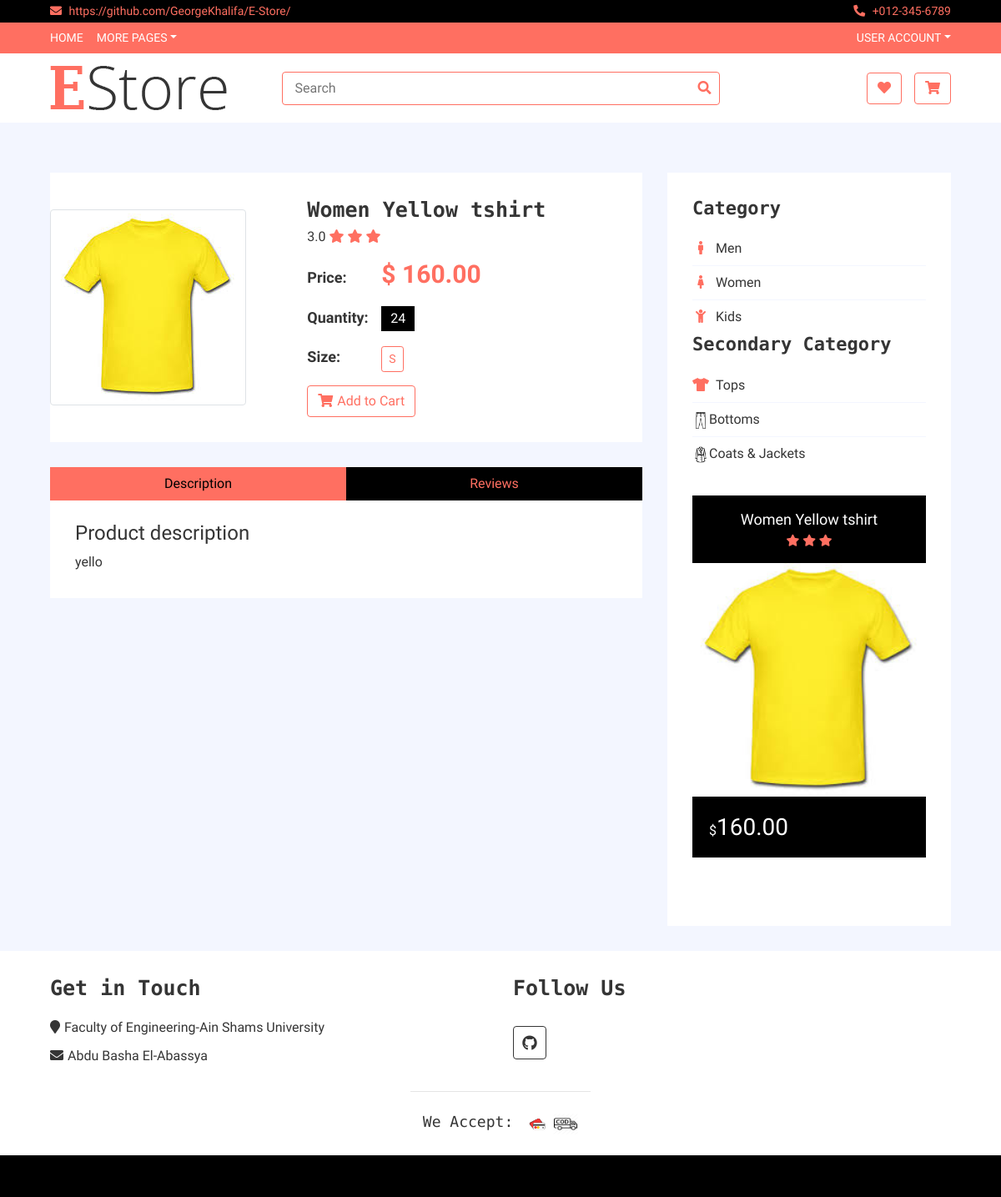
/App1/product_details/4/, run on the app's committed database.
### App1/models.py (models this page shows)
class Product(models.Model):
    id = models.AutoField(primary_key=True)
    seller = models.ForeignKey(to = User,on_delete = models.CASCADE)
    name=models.CharField(max_length=20,default='')
    in_stock = models.PositiveIntegerField()
    currency =  models.CharField(default='$',choices=currency_choices,max_length=20)
    size = models.CharField(default='S',choices=size_choices,max_length=20)
    price = models.DecimalField(max_length = 13, decimal_places = 2, max_digits = 10) #product_price
    picture = models.ImageField(upload_to = 'product_picture/', default = 'null.png')
    main_category= models.CharField(default='Men',choices=main_category_choices,max_length=20)
    secondary_category=  models.CharField(default='Top',choices=secondary_choices,max_length=20)
    details=models.CharField(default='',max_length=1999)
    views = models.ManyToManyField(User,related_name='view',default=None,blank=True)
    favourites =models.ManyToManyField(User,related_name='favourite',default=None,blank=True)
    def get_average_rating(self):
        review = ProductReview.objects.filter(product = self)
        average = sum(int(rev.get_rating()) for rev in review)
        count = self.reviews.count()
        if count > 0:
            return round(average/count, 1)
        else:
            return 0

class ProductReview(models.Model):
    product = models.ForeignKey(Product, related_name='reviews', on_delete = models.CASCADE)
    user = models.ForeignKey(User, related_name='reviews', on_delete = models.CASCADE)
    review_content = models.TextField(blank = True, null = True)
    rating = models.IntegerField()
    date = models.DateTimeField(auto_now_add=True)
    def get_rating (self):
        return self.rating

### App1/views.py (the view)
# urls.py: url(r'^product_details/(?P<id>\w+)/$', views.product_details, name='product_details'),
def product_details(request, id):
    result = C.product_details_c(request, id)
    return result

### App1/context_processors.py (called while the page is built)
def add_variable_to_context(request):
    if(request.user.is_authenticated and not request.user.is_superuser):
        actual_user = UserInfo.objects.filter(user = request.user)[0]
        firstname = request.user.first_name
        lastname = request.user.last_name
        if actual_user.BuyerOrSeller == 'seller':
            sellerflag = True
        else:
            sellerflag = False
    else:
        sellerflag = False
        firstname = ""
        lastname = ""
    return {
        'sellerflag': sellerflag, 'firstname': firstname, 'lastname': lastname
    }

### templates/App1/product_details.html (shortened to what this page needs)
{% extends 'App1/base.html'%}
{%load static %}
{% block body_block %}
<div class="product-detail">
            <div class="container-fluid">
                <div class="row">
                    <div class="col-lg-8">
                        <div class="product-detail-top">
                            <div class="row align-items-center">
                                <div class="col-md-5">
                                     <img src="{{ current_product.picture.url }}"class="img-thumbnail">
                                              </div>
                                <div class="col-md-7">
                                    <div class="product-content">
                                        <div class="title"><h2>{{current_product.name}}</h2></div>
                                        <div class="ratting">
                                            {{current_product.get_average_rating}}
                                            {%for i in number_of_stars %}
                                            <i class="fa fa-star"></i>
                                             {% endfor %}
                                        </div>
                                        <div class="price">
                                            <h4>Price:</h4>
                                            <p>{{current_product.currency}} {{current_product.price}}</p>
                                        </div>
                                        <div class="quantity">
                                            <h4>Quantity:</h4>
                                            <div class="qty">
                                                <input type="text" value={{current_product.in_stock}}>
                                            </div>
                                        </div>
                                        <div class="p-size">
                                            <h4>Size:</h4>
                                             <div class="btn-group btn-group-sm">
                                                <button type="button" class="btn">{{current_product.size}}</button>
                                            </div>
                                        </div>
                                        <div class="action">
                                            <a class="btn" href="{%url "App1:update_cart" current_product.id %}"><i class="fa fa-shopping-cart"></i>Add to Cart</a>
                                        </div>
                                    </div>
                                </div>
                            </div>
                        </div>
                        <div class="row product-detail-bottom">
                            <div class="col-lg-12">
                                <ul class="nav nav-pills nav-justified">
                                    <li class="nav-item">
                                        <a class="nav-link active" data-toggle="pill" href="#description">Description</a>
                                    </li>
                                    <li class="nav-item">
                                        <a class="nav-link" data-toggle="pill" href="#reviews">Reviews</a>
                                    </li>
                                </ul>
                                <div class="tab-content">
                                    <div id="description" class="container tab-pane active">
                                        <h4>Product description</h4>
                                        <p>
                                            {{current_product.details}}
                                        </p>
                                    </div>
                            </div>
                        </div>
            </div>
            </div>
                    <div class="col-lg-4 sidebar">
                        <div class="sidebar-widget category">
                            <h2 class="title">Category</h2>
                            <nav class="navbar bg-light">
                                <ul class="navbar-nav">
                                    <li class="nav-item">
                                        <a class="nav-link" href="{% url 'App1:index_category'%}"><i class="fa fa-male"></i>Men</a>
                                    </li>
                                    <li class="nav-item">
                                        <a class="nav-link" href="{% url 'App1:index_category1'%}"><i class="fa fa-female"></i>Women</a>
                                    </li>
                                    <li class="nav-item">
                                        <a class="nav-link" href="{% url 'App1:index_category2'%}"><i class="fa fa-child"></i>Kids</a>
                                    </li>
                                </ul>
                            </nav>
                            <h2 class="title">Secondary Category</h2>
                            <nav class="navbar bg-light">
                                <ul class="navbar-nav">
                                    <li class="nav-item">
                                        <a class="nav-link" href="{% url 'App1:index_category3'%}"><i class="fas fa-tshirt"></i>Tops</a>
                                    </li>
                                    <li class="nav-item">
                                        <a class="nav-link" href="{% url 'App1:index_category4'%}"> <img src={% static 'img/trousers.png' %} alt="trousers" height=20px width=20px></i>Bottoms</a>
                                    </li>
                                    <li class="nav-item">
                                        <a class="nav-link" href="{% url 'App1:index_category5'%}"><img src={% static 'img/coat.png' %} alt="Jacket" height=20px width=20px></i>Coats & Jackets</a>
                                    </li>
                                </ul>
                            </nav>
                        </div>
                         <div class="sidebar-widget widget-slider">
                            <div class="sidebar-slider normal-slider">
                             {% if products%}
                             {% for product in products %}
                                <div class="product-item">
                                    <div class="product-title">
                                        <a href="{%url 'App1:product_details' product.id%}" >{{product.name}}</a>
                                        <div class="ratting">
                                          {% with ''|center:product.get_average_rating as range %}
                                        {% for _ in range %}
                                         <i class="fa fa-star"></i>
                                         {% endfor %}
                                         {% endwith %}
                                        </div>
                                    </div>
                                    <div class="product-image">
                                        <ahref="{%url 'App1:product_details' product.id%}">
                                            <img src="{{product.picture.url}}" alt="Product Image">
                                    </div>
                                    <div class="product-price">
                                        <h3><span>{{product.currency}}</span>{{product.price}}</h3>
                                    </div>
                                </div>
                                {% endfor %}
                                 {% endif %}
                            </div>
                        </div>
                    </div>
                </div>
            </div>
        </div>
{% endblock %}

### static/css/style.css (style rules this page uses)
body { color: #353535; font-family: 'Open Sans', sans-serif; font-weight: 400; background: #f3f6ff; }
a { color: #FF6F61; }
h2 { font-family: 'Source Code Pro', monospace; font-weight: 700; }
@media (min-width: 992px) { .container-fluid { padding-right: 60px; padding-left: 60px; } }
.btn { color: #FF6F61; background: #ffffff; border: 1px solid #FF6F61; }
.nav { position: relative; }
@media (min-width: 768px) { .nav, .nav .navbar { background: #FF6F61 !important; } }
.category { position: relative; padding: 0 15px; margin-bottom: 30px; }
.product-item { position: relative; }
.product-item .product-title { padding: 15px; text-align: center; background: #000000; transition: all .3s; }
.product-item .product-title a, .product-item .product-title .ratting { position: relative; width: 100%; }
.product-item .product-title a { margin-bottom: 5px; color: #ffffff; font-size: 18px; }
.product-item .product-title .ratting i { font-size: 14px; color: #FF6F61; }
.product-item .product-image { position: relative; overflow: hidden; }
.product-item .product-image img { width: 100%; transition: all .3s; }
.product-item .product-price { padding: 20px; background: #000000; transition: all .3s; }
.product-item .product-price h3 { display: inline-block; color: #ffffff; margin: 0; }
.product-item .product-price h3 span { font-size: 16px; }
.product-detail { position: relative; width: 100%; padding: 30px 0; }
.product-detail .product-detail-top, .product-detail .product-detail-bottom { margin-bottom: 30px; }
.product-detail .product-detail-top { padding: 0; background: #ffffff; }
.product-detail .product-content, .product-detail .product-content .title, .product-detail .product-content .ratting, .product-detail .product-content .price, .product-detail .product-content .details, .product-detail .product-content .quantity, .product-detail .product-content .action { position: relative; width: 100%; }
.product-detail .product-content { padding: 30px; }
@media (min-width: 768px) { .product-detail .product-content { padding-left: 0; } }
.product-detail .product-content .title h2 { font-size: 25px; margin-bottom: 5px; }
.product-detail .product-content .ratting { margin-bottom: 10px; }
.product-detail .product-content .ratting i { color: #FF6F61; font-size: 16px; }
.product-detail .product-content .price, .product-detail .product-content .quantity, .product-detail .product-content .p-size, .product-detail .product-content .p-color { margin-bottom: 15px; }
.product-detail .product-content .price h4, .product-detail .product-content .quantity h4, .product-detail .product-content .p-size h4, .product-detail .product-content .p-color h4 { display: inline-block; width: 80px; font-size: 18px; font-weight: 700; margin-right: 5px; }
.product-detail .product-content .price p { display: inline-block; color: #FF6F61; font-size: 30px; font-weight: 700; margin: 0; }
.product-detail .product-content .quantity .qty { display: inline-block; font-size: 0; }
.product-detail .product-content .quantity input { width: 40px; height: 30px; color: #ffffff; font-size: 16px; text-align: center; background: #000000; border: none; }
.product-detail .product-content .action a:first-child { margin-right: 11px; }
.product-detail .product-content .action a i { margin-right: 5px; }
.product-detail .nav.nav-pills .nav-link { color: #FF6F61; background: #000000; border-radius: 0; transition: all .3s; }
.product-detail .nav.nav-pills .nav-link:hover, .product-detail .nav.nav-pills .nav-link.active { color: #000000; background: #FF6F61; }
.product-detail .tab-content { background: #ffffff; padding: 25px 15px 15px 15px; }
.sidebar-widget { padding: 30px; background: #ffffff; }
.sidebar-widget:not(:first-child) { padding-top: 0; }
.sidebar-widget .title { position: relative; font-size: 22px; text-transform: capitalize; margin-bottom: 15px; }
.sidebar-widget.category { margin: 0; }
.sidebar-widget.category .navbar { padding: 0; overflow: hidden; background: #ffffff !important; }
.sidebar-widget.category .navbar-nav { width: 100%; }
.sidebar-widget.category .navbar li { border-bottom: 1px solid #f3f6ff; }
.sidebar-widget.category .navbar li:last-child { border-bottom: none; }
.sidebar-widget.category .navbar a { color: #353535; }
.sidebar-widget.category .navbar i { color: #FF6F61; width: 20px; text-align: center; margin-right: 8px; }
.sidebar-widget.widget-slider { position: relative; }

### data on the page
Product: picture (picture), name "Women Yellow tshirt", get_average_rating "3.0", currency "$", price "160.00", in_stock "24", size "S", details "yello"
